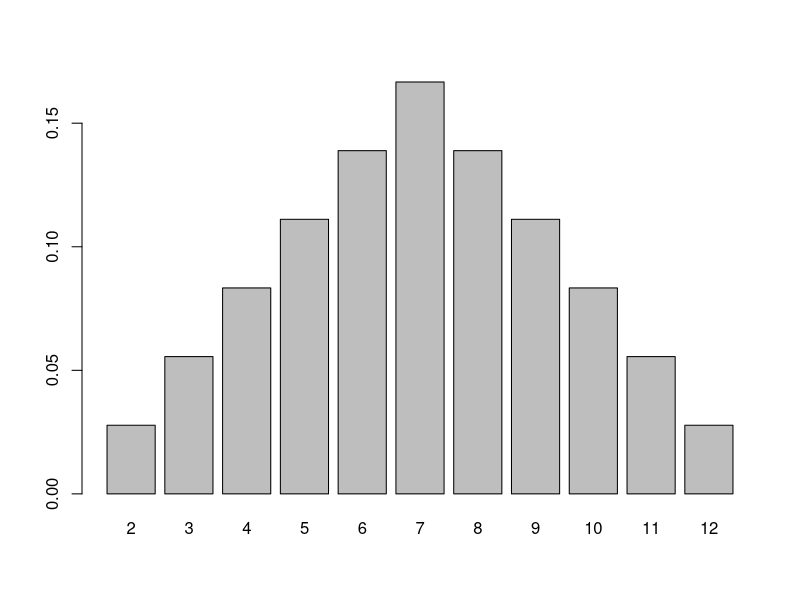
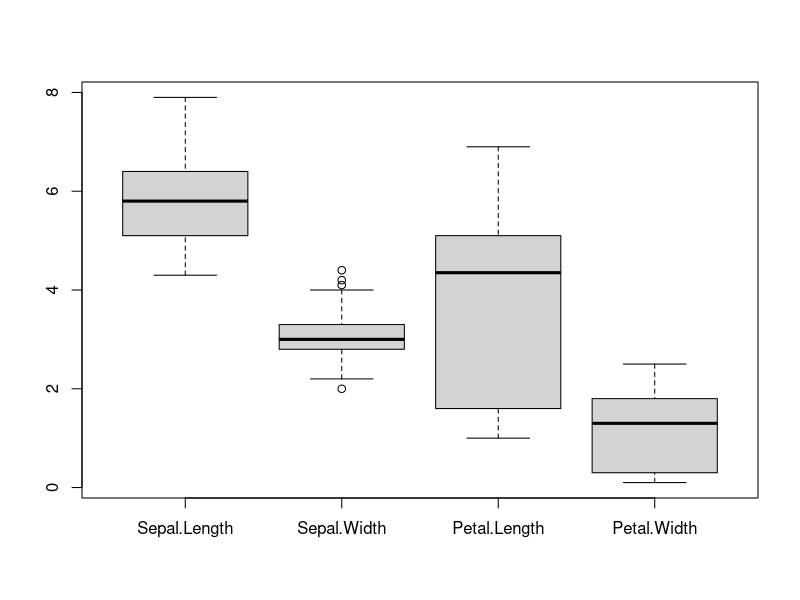
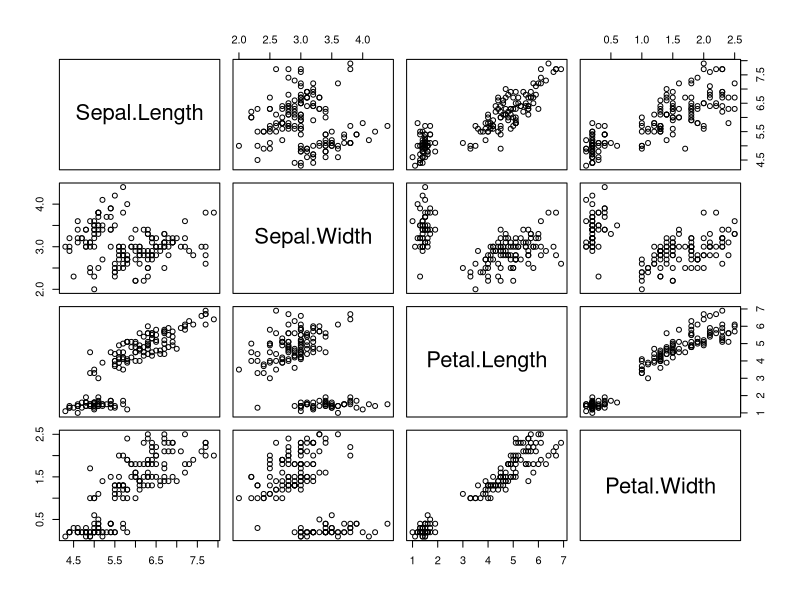
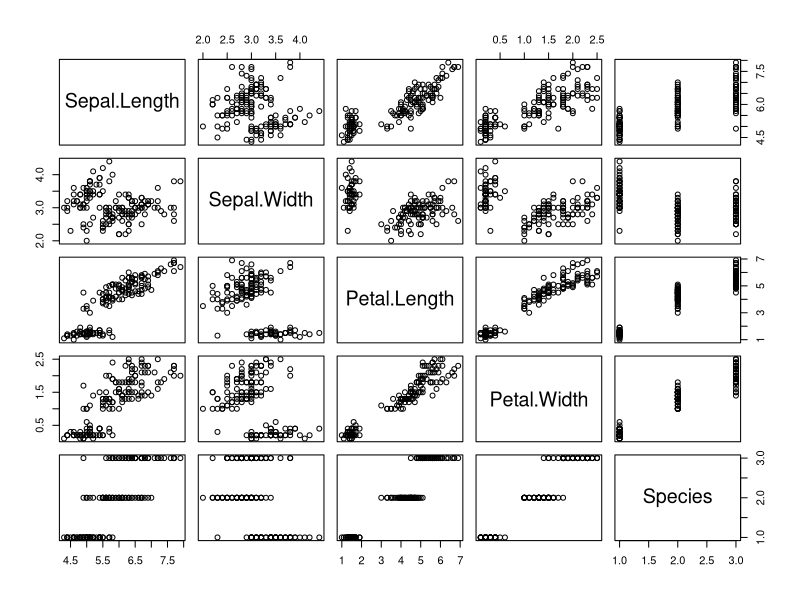

Generate these figures, in order, with R:
##--------------------------------------------
##
## Exploring Data in R (lecture 1)
##
## Class: PCE Data Science Methods Class
##
## Contains examples of:
##
## -Working with Distributions
##
## -Visually/Numerically Exploring data
##
##--------------------------------------------

library(MASS) # has the function 'fractions()', which is useful.

##-----Sandwich Count----
breads = c('white', 'wheat', 'italian', 'sevengrain')
meats = c('ham', 'turkey', 'chicken', 'pastrami', 'meatballs')
toppings = c('mustard', 'mayo', 'salt_pepper', 'oil_vinegar')

sandwiches = expand.grid(breads,
                         meats,
                         toppings)

##-----Two Dice------
two_dice = expand.grid(1:6,1:6)
two_dice$sum = two_dice$Var1 + two_dice$Var2
two_dice$isdouble = two_dice$Var1 == two_dice$Var2

# Count different sums
sum_counts = table(two_dice$sum)

# Count doubles
doubles = sum(two_dice$isdouble)

# Probabilities of sums:
sum_prob = fractions(table(two_dice$sum)/nrow(two_dice)) # type ?fractions for more detail
barplot(sum_prob)

# Probability of a double:
fractions(doubles/nrow(two_dice))

##-------Simulations in R------
# Define deck
suits <- c("Diamonds", "Clubs", "Hearts", "Spades")
ranks <- c("Ace", "Deuce", "Three", "Four","Five", "Six", "Seven", "Eight", "Nine", "Ten", "Jack", "Queen", "King")
deck <- expand.grid(ranks=ranks, suits=suits)

# Find probability that 5 cards make up a flush from simulations
n = 100000 # stay under 1 million
hands = sapply(1:n, function(x){
  five_cards = sample(1:nrow(deck),5)
  return(length(unique(deck$suits[five_cards]))==1)
})

emp_prob = sum(hands)/n
emp_var = var(hands)


##-------Exploring Data------
# The 'iris' data set is in the base package
str(iris)

summary(iris)

head(iris)

tail(iris, n=10)

table(iris$Species)

IQR(iris$Sepal.Length)

# Covariance won't use factors or text features
# First we compute covariances for everything
iris_num = iris
iris_num$Species = NULL
cov(iris_num)

# Then we compute covariances for each group
group_cov = lapply(unique(iris$Species), function(x){
  cov(iris[iris$Species==x,-5], use="na.or.complete")
})

# same for correlations (cor)
cor(iris_num)
group_cor = lapply(unique(iris$Species), function(x){
  cor(iris[iris$Species==x,-5], use="na.or.complete")
})

# Classic Simpsons Paradox Example
UC_admittance = data.frame('dept'=c('a','b'),
                           'applied_men'=c(1695,996),
                           'applied_women'=c(404,1431),
                           'admitted_men'=c(1058,255),
                           'admitted_women'=c(322,379))

#Boxplots
boxplot(iris_num)

# Scatterplots
pairs(iris_num)
pairs(iris)    # Factors too!